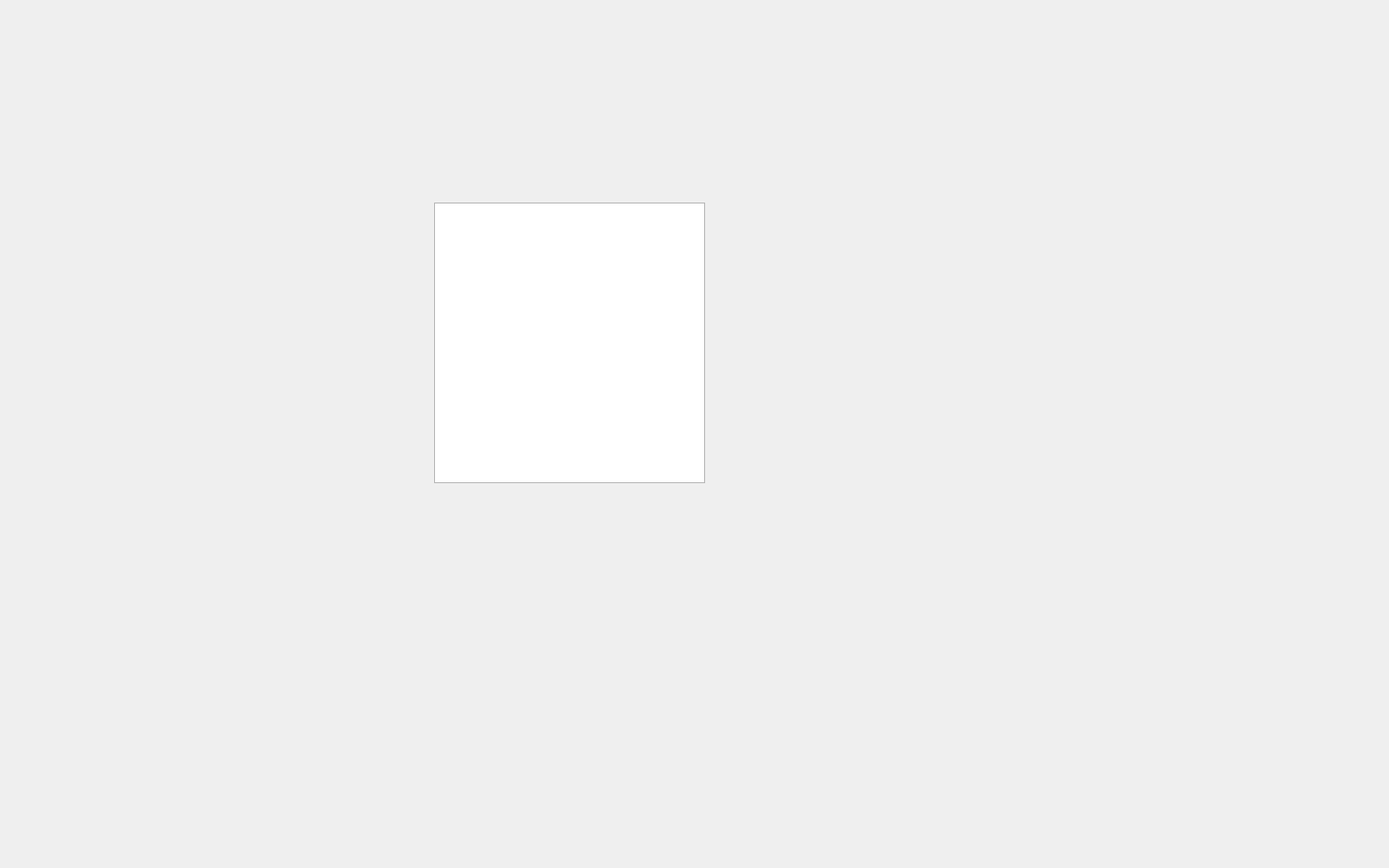
<?xml version="1.0" encoding="UTF-8"?>
<ui version="4.0">
 <class>Form</class>
 <widget class="QWidget" name="Form">
  <property name="geometry">
   <rect>
    <x>0</x>
    <y>0</y>
    <width>1440</width>
    <height>900</height>
   </rect>
  </property>
  <property name="windowTitle">
   <string>Form</string>
  </property>
  <widget class="QTextBrowser" name="textBrowser">
   <property name="geometry">
    <rect>
     <x>450</x>
     <y>210</y>
     <width>281</width>
     <height>291</height>
    </rect>
   </property>
  </widget>
 </widget>
 <resources/>
 <connections/>
</ui>
